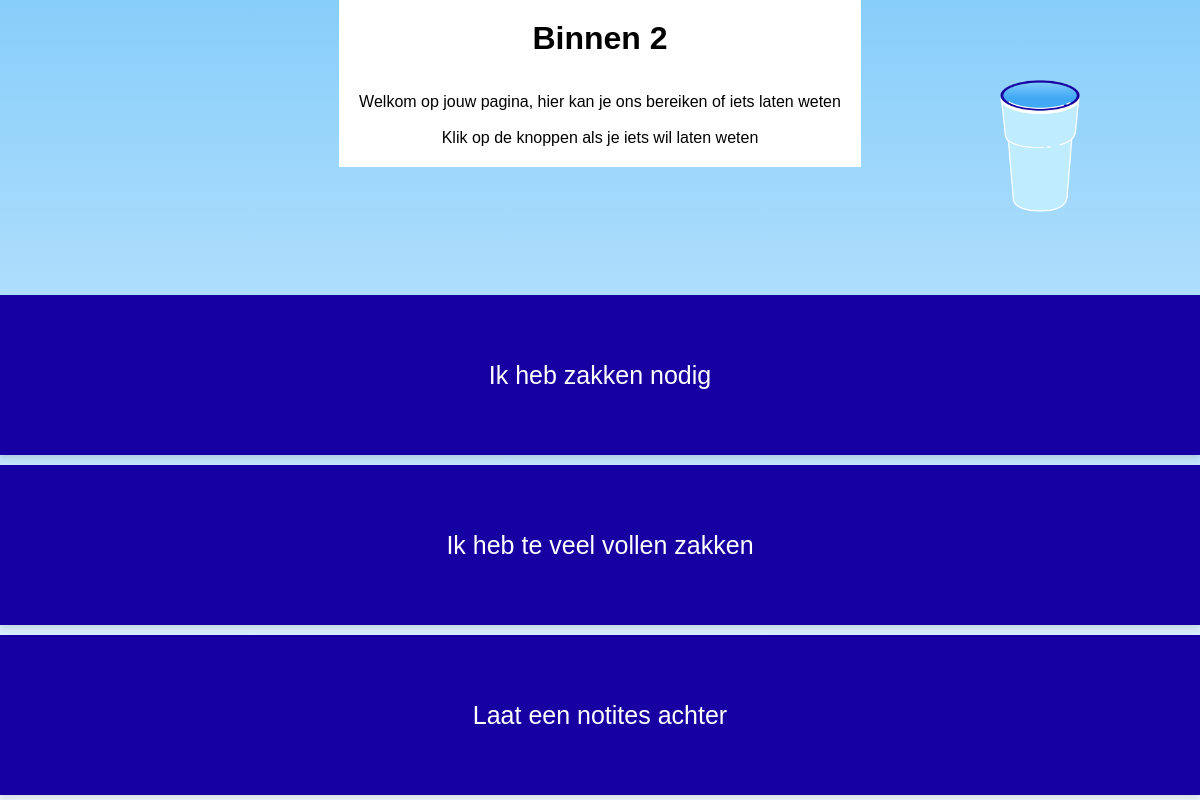
Page /bar_details/15 on the earlier database version.
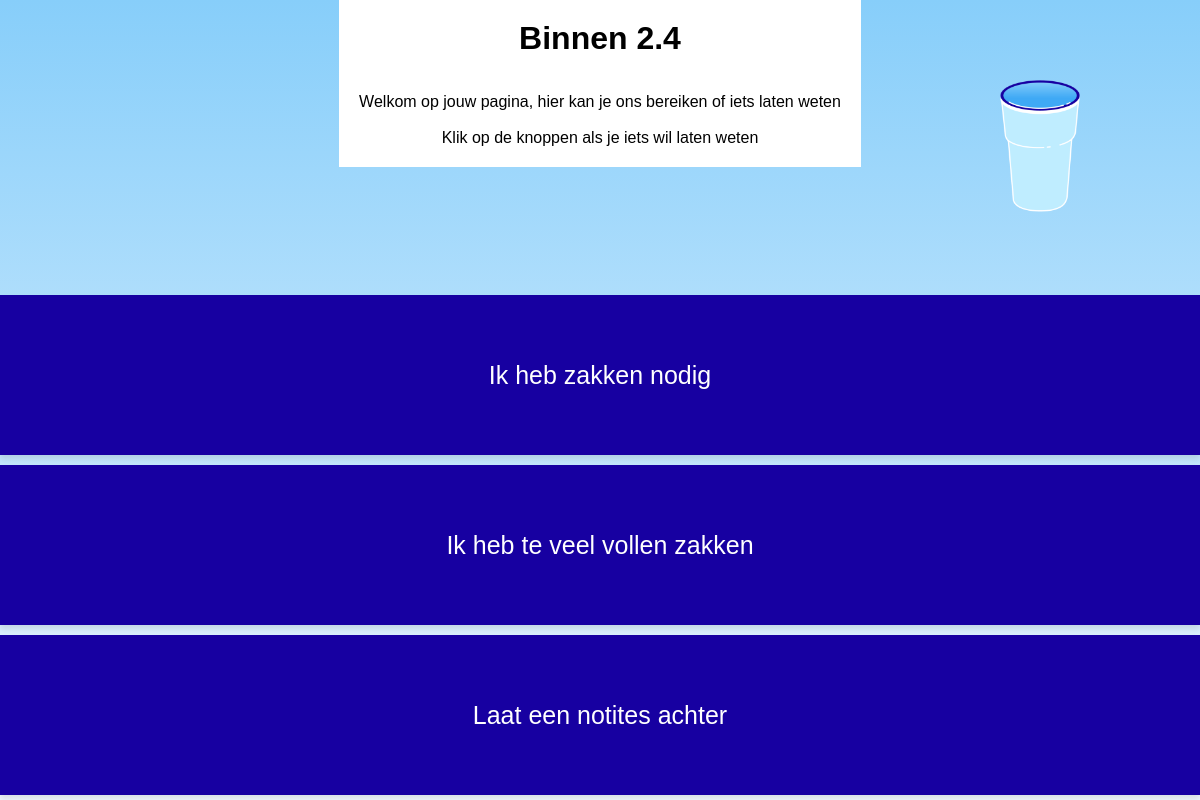
Same page on the later database version.
### app.py (models this page shows, shortened)
class Bar(db.Model):
    id = db.Column(db.Integer, primary_key=True)
    name = db.Column(db.String(120), nullable=False)
    total_kg = db.Column(db.Integer, default=0)  # Total kilograms of zakken collected
    background_color = db.Column(db.String(10), default='#1700a1')  # New field to store color
    zakken = db.Column(db.Integer, nullable=False, default=0)
    bekers = db.Column(db.Integer, nullable=False, default=0)
    location_id = db.Column(db.Integer, db.ForeignKey('location.id'), nullable=False)
    location = db.relationship('Location', backref=db.backref('bars', lazy=True))
    x = db.Column(db.Float, nullable=True)  # X coordinate as percentage
    y = db.Column(db.Float, nullable=True)  # Y coordinate as percentage
    note = db.Column(db.String(1000))  # Assuming note is just a text field for simplicity
    url = db.Column(db.String)
    link = db.Column(db.String)
    last_checked_in = db.Column(db.DateTime, nullable=True)
    last_checked_in_user_id = db.Column(db.Integer, db.ForeignKey('user.id'), nullable=True)
    last_checked_in_user = db.relationship('User', foreign_keys=[last_checked_in_user_id], backref='checked_in_bars')
    notifications = db.relationship('Notification', backref='related_bar', lazy=True)  # Ensure unique backref name

### app.py (the view)
@app.route('/bar_details/<int:bar_id>')
def view_bar(bar_id):
    bar = Bar.query.get_or_404(bar_id)
    return render_template('jouwbar.html', bar=bar)

### templates/jouwbar.html (shortened to what this page needs)
{% extends "base.html" %} {% block content %}
<div class="titeltekst">
  <h1>{{ bar.name }}</h1>
  <p>
    Welkom op jouw pagina, hier kan je ons bereiken of iets laten weten
    <br /><br />
    Klik op de knoppen als je iets wil laten weten
  </p>
</div>
<div id="buttonContainer">
  <button id="needBagsButton">Ik heb zakken nodig</button>
  <button id="tooManyFullBagsButton">Ik heb te veel vollen zakken</button>
  <button id="leaveNoteButton">Laat een notites achter</button>
</div>
{% endblock %}

### templates/base.html (shortened to what this page needs)
<!DOCTYPE html>
<html lang="en">
  <head>
    <link
      rel="stylesheet"
      href="{{ url_for('static', filename='main.css') }}"
    />
    <link
      rel="stylesheet"
      href="https://cdnjs.cloudflare.com/ajax/libs/font-awesome/5.15.1/css/all.min.css"
    />
  </head>
  <body>
    <img
      src="{{ url_for('static', filename='cup.png') }}"
      alt="Floating Cup"
      class="new-floating-cup"
    />
    {% block content %} {% endblock %}
  </body>
</html>

### static/main.css (style rules this page uses)
:root { --pc: #1700a1; --cs: #ff8547; --bc: #fff; }
:root { --bar-color: #1700a1; --container-color: #ff8547; }
body { font-family: "Roboto", sans-serif; background: linear-gradient(to bottom, #73c8fb 0%, #e0f2ff 100%); margin: 0; padding: 0; display: flex; height: 100vh; align-items: center; flex-wrap: wrap; justify-content: center; overflow-x: hidden; }
::placeholder { color: #888; }
h1 { color: #fff; font-size: 2em; text-align: center; margin-bottom: 0.5em; }
.new-floating-cup { position: absolute; top: 10%; right: 10%; width: 80px; height: auto; animation: newFloatAnimation 6s ease-in-out infinite; z-index: 1; }

### templates/jouwbar.html (style rules this page uses)
body, html { height: 100%; margin: 0; display: flex; flex-direction: column; align-items: center; justify-content: flex-start; font-family: Arial, sans-serif; background: linear-gradient(to bottom, #87cefa, #f0f8ff); }
h1 { margin-top: 20px; color: #000; }
p { margin: 20px; text-align: center; color: #000; }
#buttonContainer { width: 100%; position: absolute; bottom: 0; display: flex; flex-direction: column; align-items: center; }
button { width: 100%; height: 20vh; margin: 5px 0; font-size: 25px; cursor: pointer; border: none; background-color: var(--pc); color: white; box-shadow: 0 4px 6px rgba(0, 0, 0, 0.1); }
.titeltekst { display: flex; flex-direction: column; align-items: center; justify-content: center; background-color: white; z-index: 2; }

Differences in the rows shown:
changed Bar: name "Binnen 2" → "Binnen 2.4"
